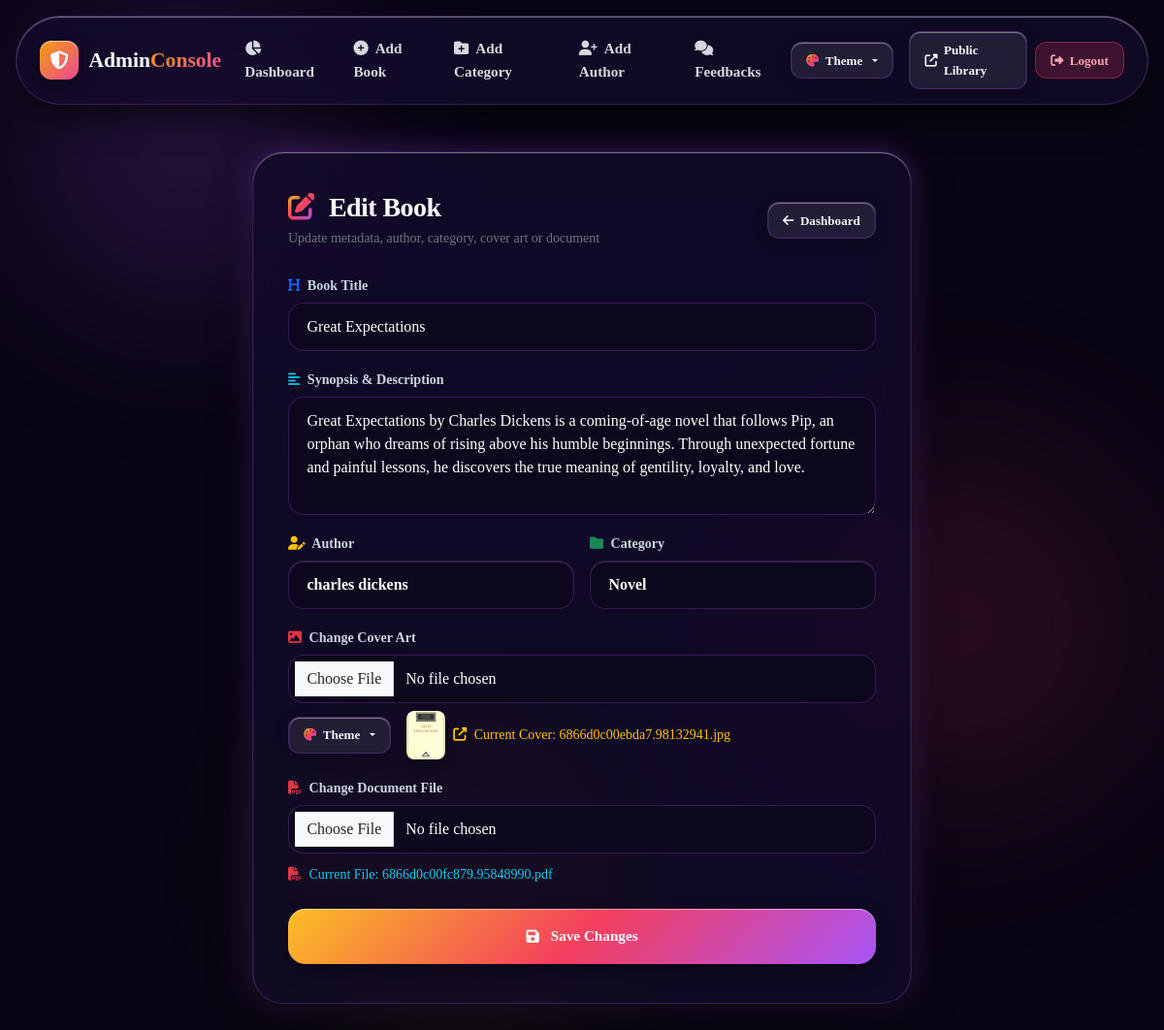
Screenshot of /edit-book.php?id=2 (signed in) with the database file from the repository.
### tables this page shows
CREATE TABLE `books` (
  `id` int(11) NOT NULL,
  `title` varchar(255) NOT NULL,
  `author_id` int(11) NOT NULL,
  `description` text NOT NULL,
  `category_id` int(11) NOT NULL,
  `cover` varchar(255) NOT NULL,
  `file` varchar(255) NOT NULL,
  `likes` int(11) NOT NULL DEFAULT 0,
  `dislikes` int(11) NOT NULL DEFAULT 0
);

CREATE TABLE `authors` (
  `id` int(11) NOT NULL,
  `name` varchar(255) NOT NULL
);

CREATE TABLE `categories` (
  `id` int(11) NOT NULL,
  `name` varchar(255) NOT NULL
);

### php/func-book.php (called while the page is built, shortened)
<?php
function get_book($con, $id){
   $sql  = "SELECT * FROM books WHERE id=?";
   $stmt = $con->prepare($sql);
   $stmt->execute([$id]);
   if ($stmt->rowCount() > 0) {
   	  $book = $stmt->fetch();
   }else {
      $book = 0;
   }
   return $book;
}

### php/func-author.php (called while the page is built, shortened)
<?php
function get_all_author($con){
   $sql  = "SELECT * FROM authors";
   $stmt = $con->prepare($sql);
   $stmt->execute();
   if ($stmt->rowCount() > 0) {
   	  $authors = $stmt->fetchAll();
   }else {
      $authors = 0;
   }
   return $authors;
}

### php/func-category.php (called while the page is built, shortened)
<?php
function get_all_categories($con)
{
   $sql  = "SELECT * FROM categories";
   $stmt = $con->prepare($sql);
   $stmt->execute();
   if ($stmt->rowCount() > 0) {
      $categories = $stmt->fetchAll();
   } else {
      $categories = 0;
   }
   return $categories;
}

### edit-book.php (the view, shortened to what this page needs)
<?php
$id = $_GET['id'] ?? $_SESSION['edit_id'] ?? null;
include "db_conn.php";
include "php/func-book.php";
$book = get_book($conn, $id);
include "php/func-category.php";
$categories = get_all_categories($conn);
include "php/func-author.php";
$authors = get_all_author($conn);
?>
<!DOCTYPE html>
<html lang="en">
<head>
    <link href="https://cdn.jsdelivr.net/npm/bootstrap@5.3.3/dist/css/bootstrap.min.css" rel="stylesheet" />
    <link href="https://cdnjs.cloudflare.com/ajax/libs/font-awesome/6.5.1/css/all.min.css" rel="stylesheet" />
    <link href="css/style.css?v=<?= time() ?>" rel="stylesheet" />
</head>
<body>
    <div class="ambient-scene">
        <div class="ambient-orb ambient-orb-1"></div>
        <div class="ambient-orb ambient-orb-2"></div>
    </div>
    <div class="glass-navbar-wrapper">
        <nav class="navbar navbar-expand-lg glass-navbar">
            <div class="container-fluid px-0">
                <a class="navbar-brand" href="admin.php">
                    <span class="brand-icon-3d" style="background: var(--grad-sunset);">
                        <i class="fas fa-shield-alt"></i>
                    </span>
                    <span>Admin<span class="text-gradient-amber">Console</span></span>
                </a>
                <div class="collapse navbar-collapse" id="navbarEditBook">
                    <ul class="navbar-nav mx-auto nav-pills-glass gap-1 my-2 my-lg-0">
                        <li class="nav-item">
                            <a class="nav-link" href="admin.php"><i class="fas fa-chart-pie me-1"></i> Dashboard</a>
                        </li>
                        <li class="nav-item">
                            <a class="nav-link" href="add-book.php"><i class="fas fa-plus-circle me-1"></i> Add Book</a>
                        </li>
                        <li class="nav-item">
                            <a class="nav-link" href="add-category.php"><i class="fas fa-folder-plus me-1"></i> Add Category</a>
                        </li>
                        <li class="nav-item">
                            <a class="nav-link" href="add-author.php"><i class="fas fa-user-plus me-1"></i> Add Author</a>
                        </li>
                        <li class="nav-item">
                            <a class="nav-link" href="feedback_list.php"><i class="fas fa-comments me-1"></i> Feedbacks</a>
                        </li>
                    </ul>
                    <div class="d-flex align-items-center gap-2">
                    <div class="dropdown me-2">
                        <button class="btn-glass-outline btn-glass-sm dropdown-toggle" type="button" id="themeSelectBtn" data-bs-toggle="dropdown" aria-expanded="false" title="Change Theme Palette">
                            <i class="fas fa-palette text-gradient"></i> Theme
                        </button>
                    </div>
                        <a href="index.php" target="_blank" class="btn-glass-outline btn-glass-sm">
                            <i class="fas fa-external-link-alt"></i> Public Library
                        </a>
                        <a href="logout.php" class="btn-glass-sm" style="background: rgba(244, 63, 94, 0.2); border: 1px solid rgba(244,63,94,0.4); color: #fda4af;">
                            <i class="fas fa-sign-out-alt"></i> Logout
                        </a>
                    </div>
                </div>
            </div>
        </nav>
    </div>
    <main class="auth-page-wrap">
        <div class="glass-card-form" style="max-width: 680px;">
            <div class="d-flex align-items-center justify-content-between mb-4 flex-wrap gap-2">
                <div>
                    <h1 class="font-display h3 text-white mb-1">
                        <i class="fas fa-pen-to-square text-gradient me-2"></i> Edit Book
                    </h1>
                    <p class="text-secondary small mb-0">Update metadata, author, category, cover art or document</p>
                </div>
                <a href="admin.php" class="btn-glass-outline btn-glass-sm">
                    <i class="fas fa-arrow-left"></i> Dashboard
                </a>
            </div>
            <form action="php/edit-book.php" method="post" enctype="multipart/form-data">
                <div class="mb-3">
                    <label class="form-label-glass">
                        <i class="fas fa-heading text-primary me-1"></i> Book Title
                    </label>
                    <input type="text" class="form-control form-control-glass" name="book_title" value="<?= htmlspecialchars($book['title']) ?>" required>
                </div>
                <div class="mb-3">
                    <label class="form-label-glass">
                        <i class="fas fa-align-left text-info me-1"></i> Synopsis & Description
                    </label>
                    <textarea class="form-control form-control-glass" name="book_description" rows="4" required><?= htmlspecialchars($book['description']) ?></textarea>
                </div>
                <div class="row g-3 mb-3">
                    <div class="col-md-6">
                        <label class="form-label-glass">
                            <i class="fas fa-user-edit text-warning me-1"></i> Author
                        </label>
                        <select name="book_author" class="form-control form-control-glass glass-select" required>
                            <?php foreach ($authors as $a): ?>
                                <option value="<?= $a['id'] ?>" <?= $a['id'] == $book['author_id'] ? 'selected' : '' ?>>
                                    <?= htmlspecialchars($a['name']) ?>
                                </option>
                            <?php endforeach; ?>
                        </select>
                    </div>
                    <div class="col-md-6">
                        <label class="form-label-glass">
                            <i class="fas fa-folder text-success me-1"></i> Category
                        </label>
                        <select name="book_category" class="form-control form-control-glass glass-select" required>
                            <?php foreach ($categories as $c): ?>
                                <option value="<?= $c['id'] ?>" <?= $c['id'] == $book['category_id'] ? 'selected' : '' ?>>
                                    <?= htmlspecialchars($c['name']) ?>
                                </option>
                            <?php endforeach; ?>
                        </select>
                    </div>
                </div>
                <div class="mb-3">
                    <label class="form-label-glass">
                        <i class="fas fa-image text-danger me-1"></i> Change Cover Art
                    </label>
                    <input type="file" class="form-control form-control-glass" name="book_cover" accept="image/*">
                    <?php if (!empty($book['cover'])): ?>
                        <div class="d-flex align-items-center gap-2 mt-2">
                    <div class="dropdown me-2">
                        <button class="btn-glass-outline btn-glass-sm dropdown-toggle" type="button" id="themeSelectBtn" data-bs-toggle="dropdown" aria-expanded="false" title="Change Theme Palette">
                            <i class="fas fa-palette text-gradient"></i> Theme
                        </button>
                    </div>
                            <img src="uploads/cover/<?= htmlspecialchars($book['cover']) ?>" class="table-cover-thumb" style="width: 40px; height: 50px;">
                            <a href="uploads/cover/<?= htmlspecialchars($book['cover']) ?>" target="_blank" class="small text-warning text-decoration-none">
                                <i class="fas fa-external-link-alt me-1"></i> Current Cover: <?= htmlspecialchars($book['cover']) ?>
                            </a>
                        </div>
                    <?php endif; ?>
                </div>
                <div class="mb-4">
                    <label class="form-label-glass">
                        <i class="fas fa-file-pdf text-danger me-1"></i> Change Document File
                    </label>
                    <input type="file" class="form-control form-control-glass" name="file" accept=".pdf,.doc,.docx,.epub">
                    <?php if (!empty($book['file'])): ?>
                        <div class="mt-2">
                            <a href="uploads/files/<?= htmlspecialchars($book['file']) ?>" target="_blank" class="small text-info text-decoration-none">
                                <i class="fas fa-file-pdf text-danger me-1"></i> Current File: <?= htmlspecialchars($book['file']) ?>
                            </a>
                        </div>
                    <?php endif; ?>
                </div>
                <button type="submit" class="btn-glass-3d w-100 py-3">
                    <i class="fas fa-save me-1"></i> Save Changes
                </button>
            </form>
        </div>
    </main>
</body>
</html>

### rows the page displays
books: book_title "Great Expectations", book_description "Great Expectations by Charles Dickens is a coming-of-age novel that follows Pip, an orphan who dreams of rising above his humble beginnings. Through unexpected fortune and painful lessons, he discovers the true meaning of gentility, loyalty, and love.", book_author "charles dickens", book_category "Novel", cover (picture), cover "6866d0c00ebda7.98132941.jpg", file "6866d0c00fc879.95848990.pdf"
